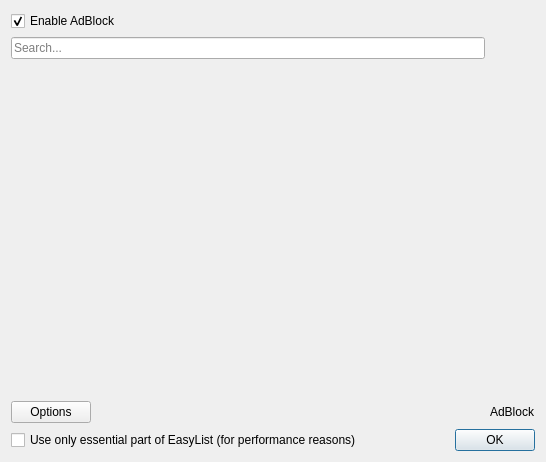
<?xml version="1.0" encoding="UTF-8"?>
<ui version="4.0">
 <class>AdBlockDialog</class>
 <widget class="QWidget" name="AdBlockDialog">
  <property name="geometry">
   <rect>
    <x>0</x>
    <y>0</y>
    <width>546</width>
    <height>462</height>
   </rect>
  </property>
  <property name="windowTitle">
   <string>AdBlock Configuration</string>
  </property>
  <layout class="QVBoxLayout" name="verticalLayout">
   <item>
    <widget class="QCheckBox" name="adblockCheckBox">
     <property name="text">
      <string>Enable AdBlock</string>
     </property>
     <property name="checked">
      <bool>true</bool>
     </property>
    </widget>
   </item>
   <item>
    <layout class="QHBoxLayout" name="horizontalLayout_3">
     <item>
      <widget class="QLineEdit" name="search">
       <property name="placeholderText">
        <string>Search...</string>
       </property>
      </widget>
     </item>
     <item>
      <spacer name="horizontalSpacer_2">
       <property name="orientation">
        <enum>Qt::Horizontal</enum>
       </property>
       <property name="sizeType">
        <enum>QSizePolicy::Fixed</enum>
       </property>
       <property name="sizeHint" stdset="0">
        <size>
         <width>50</width>
         <height>20</height>
        </size>
       </property>
      </spacer>
     </item>
    </layout>
   </item>
   <item>
    <widget class="QWidget" name="adblockWidget" native="true">
     <property name="enabled">
      <bool>true</bool>
     </property>
     <layout class="QGridLayout" name="gridLayout">
      <property name="margin">
       <number>0</number>
      </property>
      <item row="4" column="0" colspan="2">
       <layout class="QHBoxLayout" name="horizontalLayout">
        <item>
         <widget class="QPushButton" name="buttonOptions">
          <property name="text">
           <string>Options</string>
          </property>
          <property name="icon">
           <iconset resource="../../Quill.qrc">
            <normaloff>:/images/images/adblock.png</normaloff>:/images/images/adblock.png</iconset>
          </property>
         </widget>
        </item>
        <item>
         <spacer name="horizontalSpacer">
          <property name="orientation">
           <enum>Qt::Horizontal</enum>
          </property>
          <property name="sizeHint" stdset="0">
           <size>
            <width>40</width>
            <height>20</height>
           </size>
          </property>
         </spacer>
        </item>
        <item>
         <widget class="QLabel" name="label">
          <property name="sizePolicy">
           <sizepolicy hsizetype="Fixed" vsizetype="Preferred">
            <horstretch>0</horstretch>
            <verstretch>0</verstretch>
           </sizepolicy>
          </property>
          <property name="text">
           <string>AdBlock</string>
          </property>
         </widget>
        </item>
       </layout>
      </item>
      <item row="2" column="0">
       <widget class="QTabWidget" name="tabWidget">
        <property name="currentIndex">
         <number>-1</number>
        </property>
        <property name="documentMode">
         <bool>true</bool>
        </property>
       </widget>
      </item>
     </layout>
    </widget>
   </item>
   <item>
    <layout class="QHBoxLayout" name="horizontalLayout_2">
     <item>
      <widget class="QCheckBox" name="useLimitedEasyList">
       <property name="text">
        <string>Use only essential part of EasyList (for performance reasons)</string>
       </property>
      </widget>
     </item>
     <item>
      <widget class="QDialogButtonBox" name="buttonBox">
       <property name="orientation">
        <enum>Qt::Horizontal</enum>
       </property>
       <property name="standardButtons">
        <set>QDialogButtonBox::Ok</set>
       </property>
      </widget>
     </item>
    </layout>
   </item>
  </layout>
 </widget>
 <resources>
  <include location="../../Quill.qrc"/>
 </resources>
 <connections>
  <connection>
   <sender>adblockCheckBox</sender>
   <signal>toggled(bool)</signal>
   <receiver>adblockWidget</receiver>
   <slot>setEnabled(bool)</slot>
   <hints>
    <hint type="sourcelabel">
     <x>106</x>
     <y>39</y>
    </hint>
    <hint type="destinationlabel">
     <x>349</x>
     <y>74</y>
    </hint>
   </hints>
  </connection>
 </connections>
</ui>
